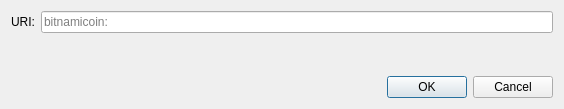
<?xml version="1.0" encoding="UTF-8"?>
<ui version="4.0">
 <class>OpenURIDialog</class>
 <widget class="QDialog" name="OpenURIDialog">
  <property name="geometry">
   <rect>
    <x>0</x>
    <y>0</y>
    <width>564</width>
    <height>109</height>
   </rect>
  </property>
  <property name="windowTitle">
   <string>Open bitnamicoin URI</string>
  </property>
  <layout class="QVBoxLayout" name="verticalLayout">
   <item>
    <layout class="QHBoxLayout" name="horizontalLayout">
     <item>
      <widget class="QLabel" name="label">
       <property name="text">
        <string>URI:</string>
       </property>
      </widget>
     </item>
     <item>
      <widget class="QValidatedLineEdit" name="uriEdit">
       <property name="placeholderText">
        <string notr="true">bitnamicoin:</string>
       </property>
      </widget>
     </item>
    </layout>
   </item>
   <item>
    <spacer name="verticalSpacer">
     <property name="orientation">
      <enum>Qt::Vertical</enum>
     </property>
     <property name="sizeHint" stdset="0">
      <size>
       <width>20</width>
       <height>40</height>
      </size>
     </property>
    </spacer>
   </item>
   <item>
    <widget class="QDialogButtonBox" name="buttonBox">
     <property name="orientation">
      <enum>Qt::Horizontal</enum>
     </property>
     <property name="standardButtons">
      <set>QDialogButtonBox::Cancel|QDialogButtonBox::Ok</set>
     </property>
    </widget>
   </item>
  </layout>
 </widget>
 <customwidgets>
  <customwidget>
   <class>QValidatedLineEdit</class>
   <extends>QLineEdit</extends>
   <header>qt/qvalidatedlineedit.h</header>
  </customwidget>
 </customwidgets>
 <resources/>
 <connections>
  <connection>
   <sender>buttonBox</sender>
   <signal>accepted()</signal>
   <receiver>OpenURIDialog</receiver>
   <slot>accept()</slot>
   <hints>
    <hint type="sourcelabel">
     <x>248</x>
     <y>254</y>
    </hint>
    <hint type="destinationlabel">
     <x>157</x>
     <y>274</y>
    </hint>
   </hints>
  </connection>
  <connection>
   <sender>buttonBox</sender>
   <signal>rejected()</signal>
   <receiver>OpenURIDialog</receiver>
   <slot>reject()</slot>
   <hints>
    <hint type="sourcelabel">
     <x>316</x>
     <y>260</y>
    </hint>
    <hint type="destinationlabel">
     <x>286</x>
     <y>274</y>
    </hint>
   </hints>
  </connection>
 </connections>
</ui>
